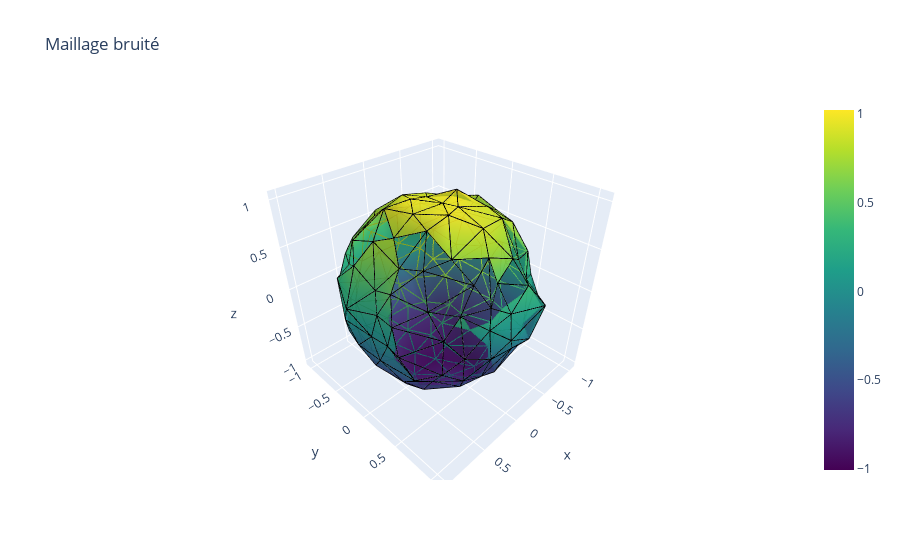

The notebook cell this image was saved under:
### Markdown cell above
# Ajout de bruit Gaussien

### Code cell
VB = np.zeros((len(V), len(V[0])))
for i in range(len(V)) :
    n = np.random.normal(0, 0.05, len(V[i]))
    xbar = np.array(V[i])
    z = xbar + n
    VB[i] = z

plot_mesh(VB, F, "Maillage bruité")

### Figure 1 — Plotly figure (JSON) as saved in the notebook; plotly's stock layout.template omitted (floating-point values rounded to 4 significant figures; data arrays with more than 128 entries replaced by an {"elided": "..."} marker saying what was removed)
{"data": [{"colorscale": [[0, "#440154"], [0.1111, "#482878"], [0.2222, "#3e4989"], [0.3333, "#31688e"], [0.4444, "#26828e"], [0.5556, "#1f9e89"], [0.6667, "#35b779"], [0.7778, "#6ece58"], [0.8889, "#b5de2b"], [1, "#fde725"]], "i": {"elided": "320 int values"}, "intensity": {"elided": "162 float values"}, "j": {"elided": "320 int values"}, "k": {"elided": "320 int values"}, "opacity": 0.9, "showscale": true, "type": "mesh3d", "x": {"elided": "162 float values"}, "y": {"elided": "162 float values"}, "z": {"elided": "162 float values"}}, {"line": {"color": "black", "width": 2}, "mode": "lines", "showlegend": false, "type": "scatter3d", "x": {"elided": "2880 float values"}, "y": {"elided": "2880 float values"}, "z": {"elided": "2880 float values"}}], "layout": {"scene": {"aspectmode": "data"}, "title": {"text": "Maillage bruité"}}}
